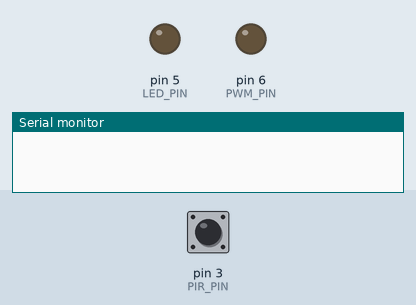
This sketch was run on a simulated Arduino Uno, built with avr-gcc and run on an emulated ATmega328P. Parts: output pins drawn as LEDs (lit = HIGH), the last lines printed to the serial monitor. The test bench sets the inputs (shaded band); at power-on: pin 3 (PIR_PIN) HIGH.

Above: at 8.7 s.
8.8 s: pin 3 (PIR_PIN) pulsed LOW 5 times (0.12 s each, 0.3 s apart)
At 10.9 s:
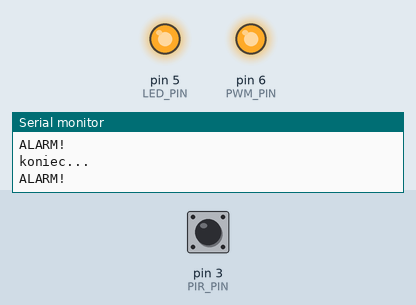
11.8 s: pin 3 (PIR_PIN) driven LOW
At 12.9 s:
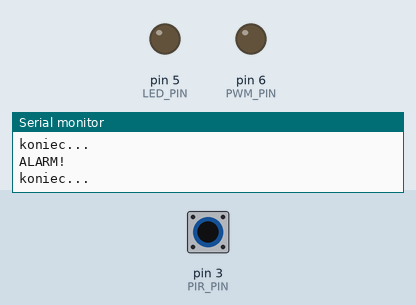
13.5 s: pin 3 (PIR_PIN) driven HIGH
At 14.2 s:
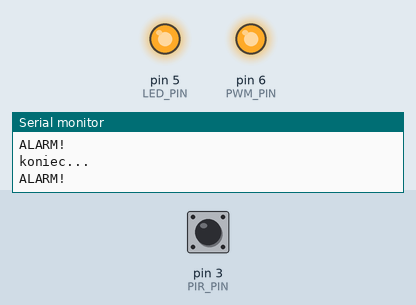
Timing chart, 0 to 16.5 s (numbered marks = the images above; inputs shaded):
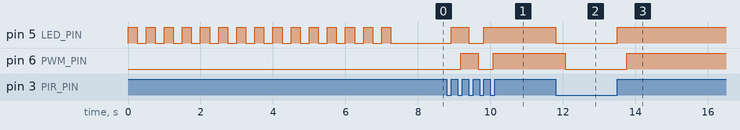

Measured:
- after the input at 8.8 s, pin 5 (LED_PIN): LOW → HIGH after 0.12 s, → LOW 0.48 s later, → HIGH 0.42 s later; pin 6 (PWM_PIN): LOW → HIGH after 0.38 s, → LOW 0.48 s later, → HIGH 0.42 s later
- after the input at 11.8 s, pin 5 (LED_PIN): HIGH → LOW at once; pin 6 (PWM_PIN): HIGH → LOW after 0.26 s
- after the input at 13.5 s, pin 5 (LED_PIN): LOW → HIGH at once; pin 6 (PWM_PIN): LOW → HIGH after 0.26 s

The sketch:

sketch_dec02a.ino
```cpp
#define PIR_PIN 3
#define LED_PIN 5
#define PWM_PIN 6

void setup(){
  Serial.begin(9600);
  pinMode(PIR_PIN, INPUT);
  //Attach external interrupt
  attachInterrupt(
    digitalPinToInterrupt(PIR_PIN),
    signalOn,
    RISING);
  pinMode(LED_PIN, OUTPUT);
  pinMode(PWM_PIN, OUTPUT);


  int i;
  for (i=0;i<15;++i) {
    digitalWrite(LED_PIN, 1);
    delay(250);
    digitalWrite(LED_PIN, 0);
    delay(250);
  }

}

void signalOn(){
  //add alarm routines here
  Serial.println("ALARM!");

  digitalWrite(LED_PIN, 1);
  digitalWrite(PWM_PIN, 1);

  // fade in
  int i;
  for (i=0;i<=255;++i) {
    analogWrite(PWM_PIN, i);
    delay(80);
  }
  digitalWrite(PWM_PIN, 1);


  attachInterrupt(
    digitalPinToInterrupt(PIR_PIN),
    signalOff,
    FALLING);

}

void signalOff(){
  //add alarm routines here
  Serial.println("koniec...");

  digitalWrite(LED_PIN, 0);


  // fade out
  int i;
  for (i=255;i>=0;--i) {
    analogWrite(PWM_PIN, i);
    delay(150);
  }
  digitalWrite(PWM_PIN, 0);


  attachInterrupt(
    digitalPinToInterrupt(PIR_PIN),
    signalOn,
    RISING);
}

void loop(){

}
```
